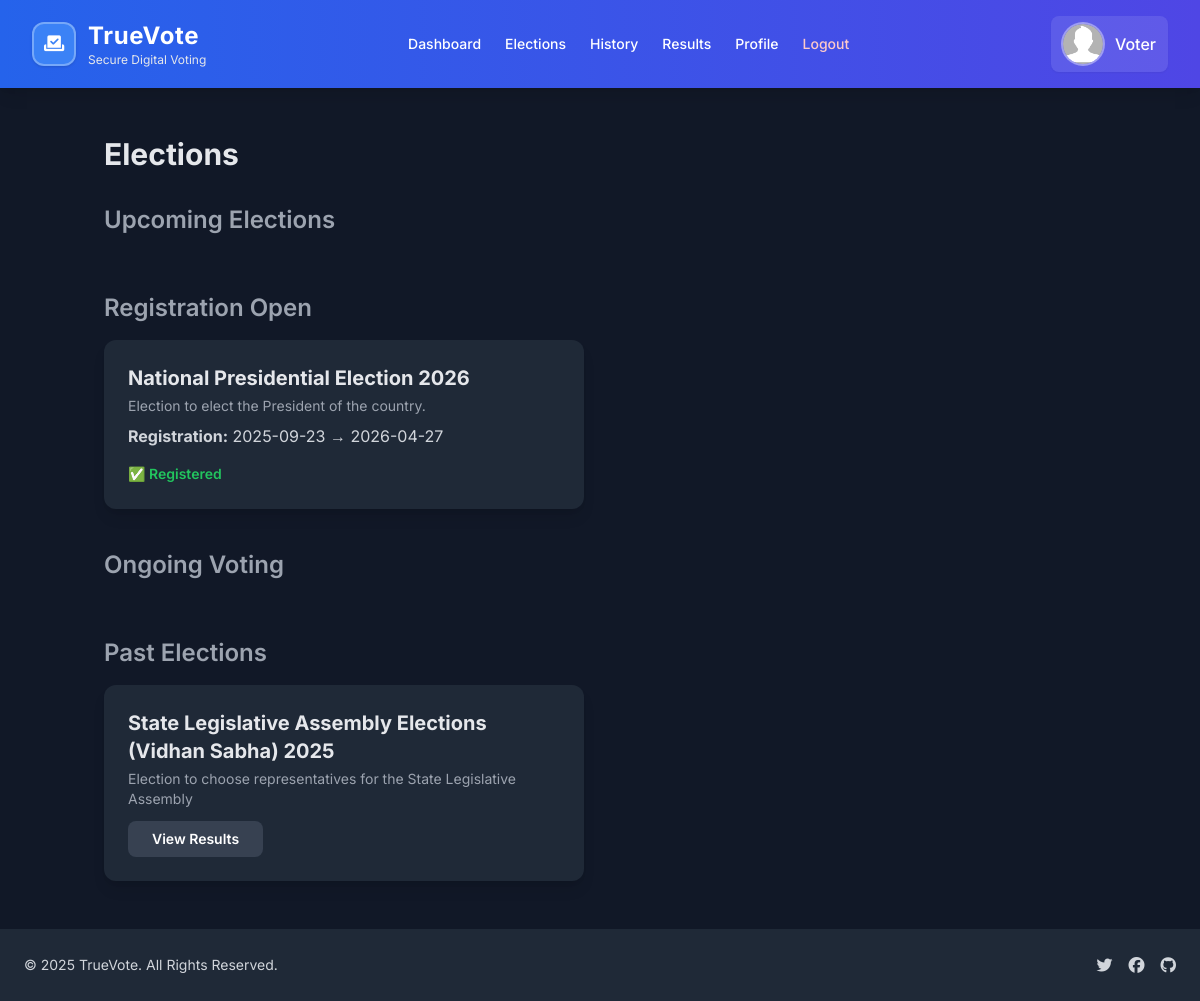
Screenshot of /voter/elections.php (signed in) with the database file from the repository.
### tables this page shows
CREATE TABLE `elections` (
  `id` int NOT NULL,
  `election_code` varchar(50) NOT NULL,
  `title` varchar(255) NOT NULL,
  `election_type` enum('Lok Sabha Elections (National)','State Legislative Assembly Elections (Vidhan Sabha)') NOT NULL,
  `constituency` varchar(100) NOT NULL,
  `description` text,
  `announcement_date` date NOT NULL,
  `registration_start_date` date NOT NULL,
  `registration_end_date` date NOT NULL,
  `polling_start_date` date NOT NULL,
  `polling_end_date` date NOT NULL,
  `publish_result` enum('0','1') NOT NULL DEFAULT '0',
  `created_at` timestamp NULL DEFAULT CURRENT_TIMESTAMP
);

### voter/elections.php (the view, shortened to what this page needs)
<?php
require_once "../db.php";
$user_id = $_SESSION['user_id'];
$today = date("Y-m-d");
$voter_stmt = $pdo->prepare("SELECT full_name, father_name, gender, dob, address, state, district, constituency, email, phone FROM users WHERE user_id = ?");
$voter_stmt->execute([$user_id]);
$voter = $voter_stmt->fetch(PDO::FETCH_ASSOC);
$voter_constituency = $voter['constituency'];
$stmt = $pdo->prepare("SELECT * FROM elections WHERE constituency = ? ORDER BY announcement_date DESC");
$stmt->execute([$voter_constituency]);
$elections = $stmt->fetchAll(PDO::FETCH_ASSOC);
function getElectionStatus($election, $today) {
    if ($today >= $election['registration_start_date'] && $today <= $election['registration_end_date']) return "registration";
    if ($today > $election['polling_end_date']) return "past";
    return "unknown";
}
?>
<!DOCTYPE html>
<html lang="en">
<head>
    <script src="https://cdn.tailwindcss.com"></script>
    <link rel="stylesheet" href="https://cdnjs.cloudflare.com/ajax/libs/font-awesome/6.5.0/css/all.min.css">
</head>
<body class="bg-gray-900 text-gray-300 antialiased">
<?php include "includes/header.php"; ?>
<div class="container mx-auto mt-8 p-4">
    <h1 class="text-3xl font-bold mb-8 text-gray-200">Elections</h1>
    <h2 class="text-2xl font-semibold mt-6 mb-4 text-gray-400">Upcoming Elections</h2>
    <h2 class="text-2xl font-semibold mt-10 mb-4 text-gray-400">Registration Open</h2>
    <div class="grid md:grid-cols-2 gap-8">
        <?php foreach ($elections as $election): ?>
            <?php if (getElectionStatus($election, $today) == "registration"): ?>
                <div class="bg-gray-800 p-6 rounded-xl shadow-lg">
                    <h3 class="font-bold text-xl mb-1 text-gray-200"><?= htmlspecialchars($election['title']) ?></h3>
                    <p class="text-sm text-gray-400 mb-2"><?= htmlspecialchars($election['description']) ?></p>
                    <p class="text-gray-300"><strong>Registration:</strong> <?= $election['registration_start_date'] ?> → <?= $election['registration_end_date'] ?></p>
                    <?php
                        $check = $pdo->prepare("SELECT * FROM election_registrations WHERE election_id=? AND voter_id=?");
                        $check->execute([$election['id'], $user_id]);
                    ?>
                    <?php if ($check->rowCount() > 0): ?>
                        <span class="inline-block mt-4 text-green-500 font-semibold text-sm">✅ Registered</span>
                    <?php elseif ($today > $election['registration_end_date']): ?>
                        <span class="inline-block mt-4 text-red-500 font-semibold text-sm">Registration Ended</span>
                    <?php else: ?>
                        <button type="button" onclick="openModal(<?= $election['id'] ?>, '<?= addslashes(htmlspecialchars($election['title'])) ?>')" class="mt-4 bg-purple-600 hover:bg-purple-700 text-white px-6 py-2 rounded-lg text-sm font-semibold transition-colors duration-200">Register</button>
                    <?php endif; ?>
                </div>
            <?php endif; ?>
        <?php endforeach; ?>
    </div>
    <h2 class="text-2xl font-semibold mt-10 mb-4 text-gray-400">Ongoing Voting</h2>
    <h2 class="text-2xl font-semibold mt-10 mb-4 text-gray-400">Past Elections</h2>
    <div class="grid md:grid-cols-2 gap-8">
        <?php foreach ($elections as $election): ?>
            <?php if (getElectionStatus($election, $today) == "past"): ?>
                <div class="bg-gray-800 p-6 rounded-xl shadow-lg">
                    <h3 class="font-bold text-xl mb-1 text-gray-200"><?= htmlspecialchars($election['title']) ?></h3>
                    <p class="text-sm text-gray-400 mb-3"><?= htmlspecialchars($election['description']) ?></p>
                    <a href="results.php?election_id=<?= $election['id'] ?>" class="bg-gray-700 hover:bg-gray-600 text-white px-6 py-2 rounded-lg inline-block text-sm font-semibold transition-colors duration-200">View Results</a>
                </div>
            <?php endif; ?>
        <?php endforeach; ?>
    </div>
</div>
<?php include "includes/footer.php"; ?>
</body>
</html>

### voter/elections.php (style rules this page uses)
body { font-family: 'Inter', sans-serif; background-color: #111827; color: #d1d5db; }

### rows the page displays
elections: title "National Presidential Election 2026", description "Election to elect the President of the country.", registration_start_date "2025-09-23", registration_end_date "2026-04-27"
elections: title "State Legislative Assembly Elections (Vidhan Sabha) 2025", description "Election to choose representatives for the State Legislative Assembly"

### other values shown
$name "Voter"
